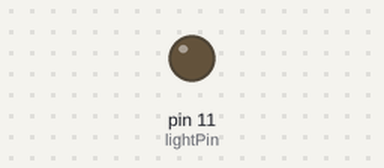
The sketch below on a simulated Arduino Uno, built with avr-gcc and run on an emulated ATmega328P. Parts: output pins drawn as LEDs (lit = HIGH).

Above: at 0.05 s.
At 1.2 s:
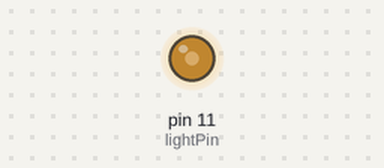
At 2.35 s:
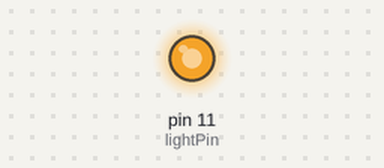
At 4.65 s:
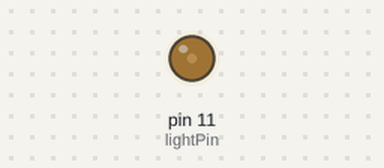
Timing chart, 0 to 6.6 s (numbered marks = the images above):
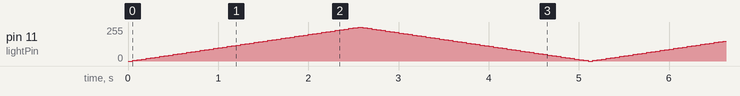

The sketch:

100125_ex01_transistor_with_lightbulb.ino
```cpp
int lightPin = 11;

int currentVal = 0;
int step = 5;

int brightMin = 0;
int brightMax = 255;

void setup() {
  pinMode(lightPin, INPUT);
}

void loop() {

  // Simply turn it on
  // digitalWrite(lightPin, HIGH);

  // DIM LAMP
  analogWrite(lightPin, currentVal);

  currentVal = currentVal + step;

  if (currentVal <= brightMin || currentVal >= brightMax) {
    step = -step;
  }

  delay(50);

}
```
